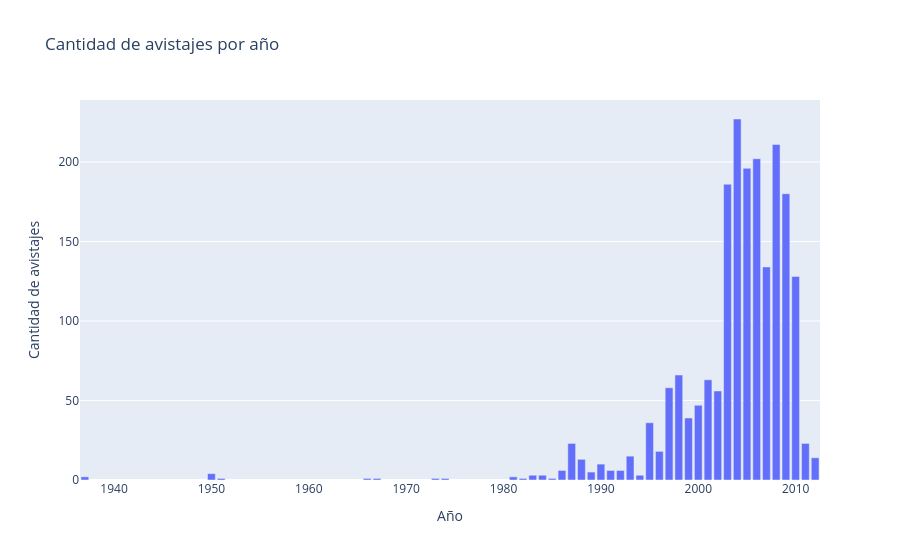

Notebook source saved alongside this figure:
### Code cell
anios = feli["year"].value_counts().sort_index()

fig = px.bar(
    x=anios.index,
    y=anios.values,
    title="Cantidad de avistajes por año",
    labels={"x": "Año", "y": "Cantidad de avistajes"}
)

fig.show()

### Figure 1 — Plotly figure (JSON) as saved in the notebook; plotly's stock layout.template omitted (floating-point values rounded to 4 significant figures)
{"data": [{"hovertemplate": "Año=%{x}<br>Cantidad de avistajes=%{y}<extra></extra>", "legendgroup": "", "marker": {"color": "#636efa", "pattern": {"shape": ""}}, "name": "", "orientation": "v", "showlegend": false, "textposition": "auto", "type": "bar", "x": [1937.0, 1950.0, 1951.0, 1966.0, 1967.0, 1973.0, 1974.0, 1981.0, 1982.0, 1983.0, 1984.0, 1985.0, 1986.0, 1987.0, 1988.0, 1989.0, 1990.0, 1991.0, 1992.0, 1993.0, 1994.0, 1995.0, 1996.0, 1997.0, 1998.0, 1999.0, 2000.0, 2001.0, 2002.0, 2003.0, 2004.0, 2005.0, 2006.0, 2007.0, 2008.0, 2009.0, 2010.0, 2011.0, 2012.0], "xaxis": "x", "y": [2, 4, 1, 1, 1, 1, 1, 2, 1, 3, 3, 1, 6, 23, 13, 5, 10, 6, 6, 15, 3, 36, 18, 58, 66, 39, 47, 63, 56, 186, 227, 196, 202, 134, 211, 180, 128, 23, 14], "yaxis": "y"}], "layout": {"barmode": "relative", "legend": {"tracegroupgap": 0}, "title": {"text": "Cantidad de avistajes por año"}, "xaxis": {"anchor": "y", "domain": [0, 1], "title": {"text": "Año"}}, "yaxis": {"anchor": "x", "domain": [0, 1], "title": {"text": "Cantidad de avistajes"}}}}
